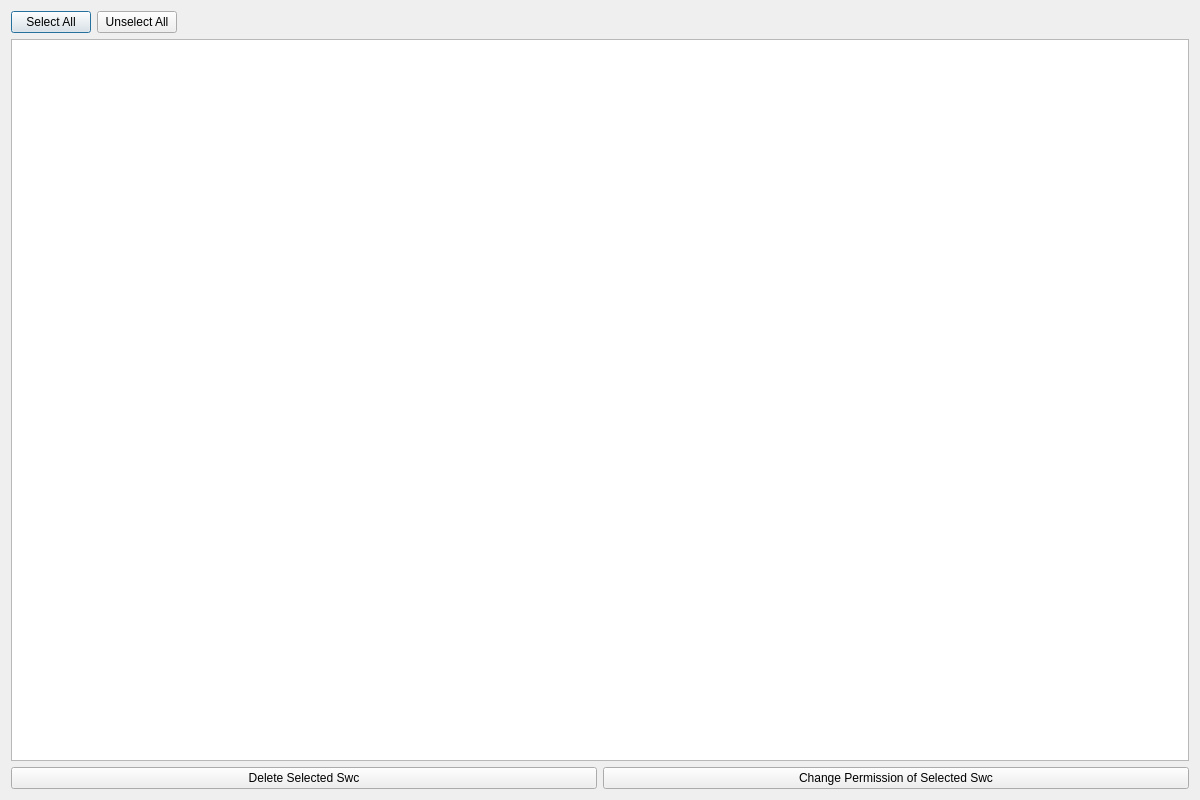
<?xml version="1.0" encoding="UTF-8"?>
<ui version="4.0">
 <class>EditorBatchManageSwc</class>
 <widget class="QDialog" name="EditorBatchManageSwc">
  <property name="geometry">
   <rect>
    <x>0</x>
    <y>0</y>
    <width>1200</width>
    <height>800</height>
   </rect>
  </property>
  <property name="windowTitle">
   <string>EditorBatchManageSwc</string>
  </property>
  <layout class="QVBoxLayout" name="verticalLayout_2">
   <item>
    <layout class="QHBoxLayout" name="horizontalLayout_3">
     <item>
      <widget class="QPushButton" name="SelectAll">
       <property name="text">
        <string>Select All</string>
       </property>
      </widget>
     </item>
     <item>
      <widget class="QPushButton" name="UnselectAll">
       <property name="text">
        <string>Unselect All</string>
       </property>
      </widget>
     </item>
     <item>
      <spacer name="horizontalSpacer">
       <property name="orientation">
        <enum>Qt::Horizontal</enum>
       </property>
       <property name="sizeHint" stdset="0">
        <size>
         <width>40</width>
         <height>20</height>
        </size>
       </property>
      </spacer>
     </item>
    </layout>
   </item>
   <item>
    <layout class="QHBoxLayout" name="horizontalLayout">
     <item>
      <widget class="QListWidget" name="SwcList"/>
     </item>
    </layout>
   </item>
   <item>
    <layout class="QHBoxLayout" name="horizontalLayout_2">
     <item>
      <widget class="QPushButton" name="DeleteSelectedSwc">
       <property name="text">
        <string>Delete Selected Swc</string>
       </property>
      </widget>
     </item>
     <item>
      <widget class="QPushButton" name="ChangePermissionOfSelectedSwc">
       <property name="text">
        <string>Change Permission of Selected Swc</string>
       </property>
      </widget>
     </item>
    </layout>
   </item>
  </layout>
 </widget>
 <resources/>
 <connections/>
</ui>
